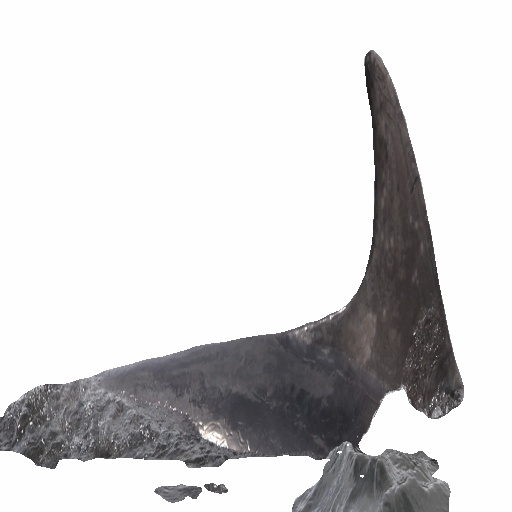
#> input picture input/sample_segmented_images/seg_train_sample_100/000a8f2d5c316a.png, 512 x 512 px; the run also reads 1 picture not shown here
$ jupyter execute --allow-errors Data_Preprocessing.ipynb   (shell and % lines are left out)
#> lines starting #> are read from the running program, lines starting #| are printed output that depends on the picture
[cell 1]
# Notebook to transform segmented images into np array and clean CSV

[cell 2]
# Python ≥3.5 is required

import sys
assert sys.version_info >= (3, 5)

import random
import numpy as np
import pandas as pd
import os

import matplotlib.image as mpimg

from os import listdir
from os.path import isfile, join
import re

from PIL import Image as PIL_Image
import timeit


# To plot pretty figures
import matplotlib as mpl
import matplotlib.pyplot as plt
mpl.rc('axes', labelsize=14)
mpl.rc('xtick', labelsize=12)
mpl.rc('ytick', labelsize=12)

[cell 3]
# Specifying paths for output

[cell 4]
# Where to save the figures from pre-processing

PROJECT_ROOT_DIR = "output"
CHAPTER_ID = "segmentation"

IMAGES_PATH = os.path.join(PROJECT_ROOT_DIR, "figures", CHAPTER_ID)
os.makedirs(IMAGES_PATH, exist_ok=True)

def save_fig(fig_id, tight_layout=True, fig_extension="png", resolution=300):
    path = os.path.join(IMAGES_PATH, fig_id + "." + fig_extension)
    print("Saving figure", fig_id)
    if tight_layout:
        plt.tight_layout()
    plt.savefig(path, format=fig_extension, dpi=resolution)

[cell 5]
# Specifying paths and switch for image data

[cell 6]
# Implement a switch between dummy and full image data
full_data_switch_on = False # if the full data set should be used, this switch need to be set to true

[cell 7]
#train_switch = True  # Set False for Test
# je nachdem ob wir ein test-csv bekommen, müssen wir das train_set selber in test&train splitten

[cell 8]
if full_data_switch_on == False:
    #set path to sample data set
    ROOT_PATH_DATA = "input/"
    PATH_DATA_TRAIN = os.path.join(ROOT_PATH_DATA + "03_segmented/train/sample_segmented_images/seg_train_sample_100")
    LABEL_DATA_PATH = os.path.join(ROOT_PATH_DATA + "01_raw/train_sample_100.csv")
elif full_data_switch_on == True:
    #set path to the full data set
    ROOT_PATH_DATA = "input/"
    PATH_DATA_TRAIN = os.path.join(ROOT_PATH_DATA + "03_segmented/train/full_set_segmented_images")
    PATH_DATA_TEST = os.path.join(ROOT_PATH_DATA + "03_segmented/test/full_set_segmented_images")
    LABEL_DATA_PATH = os.path.join(ROOT_PATH_DATA + "01_raw/train.csv")
    #csv for test not available yet
else:
    raise ValueError("Full data switch is not correctly defined")

[cell 9]
## Getting an overview of the data - checking out CSV

#> (a cell that did not finish here is left out)

#> (a cell that did not finish here is left out)

#> (a cell that did not finish here is left out)

[cell 13]
#We have some typos in the species:

#E.g., there is bottlenose_dolphin and bottlenose_dolpin, kiler_whale and killer_whale.
#Obviously, it is typos. Also, globis and pilot_whale are short_finned_pilot_whale

#We thus need to correct the labels:

#> (a cell that did not finish here is left out)

#> (a cell that did not finish here is left out)

[cell 16]
def store_csv(label_df):
    if full_data_switch_on == True:
        label_df.to_csv("input/04_cleaned/train/clean_train.csv", sep=';')
        print("dataframe successfully stored in: input/04_cleaned/train")
    elif full_data_switch_on == False:
        label_df.to_csv("input/04_cleaned/train/clean_sample_train.csv", sep=';')
        print("dataframe successfully stored in: input/04_cleaned/train")
    else:
        raise ValueError("Full data switch is not correctly defined")

#> (a cell that did not finish here is left out)

[cell 18]
# Function to transform images into np.array

[cell 19]
# Defining function to list all pictures to include
def list_files(dir):
    r = []
    for root, dirs, files in os.walk(dir):
        for name in files:
            r.append(os.path.join(root, name))
    return r

[cell 20]
# define filepaths for sample and full image data
if full_data_switch_on == True:
    filepaths_test = list_files(PATH_DATA_TEST)

[cell 21]
filepaths_train = list_files(PATH_DATA_TRAIN)

[cell 22]
# Defining function that performs translation of jpg files into numerical representation
def pixel_transformation(target_pixel,train_switch):

#> called with target_pixel = 224, train_switch = True
    if train_switch == True:

        # Run-time information
        start_time = timeit.default_timer()
        print(">... Starting pixel transformation for train images for resolution: ", target_pixel, "x", target_pixel)

        # Initialize emtpy array of fitting length
        array_length = target_pixel*target_pixel*3 #Times 3 as we have 3 values (RGB) per pixel
        loaded_pics_train = np.empty([0,array_length])

        #Running trough all train image files
        for filename in filepaths_train:
            # open picture
            pic = PIL_Image.open(filename)
            # Reduce size from original format to target format
            pic_resized = pic.resize((target_pixel, target_pixel))
            # Extract RGB data
            pic_data = np.array(pic_resized)
            # Include help array to reshape 3D-array(e.g.: 1024, 1024, 3) into 1D array
            help_array = np.reshape(pic_data,(pic_data.size,))
            # Stack each array onto each other to have one larger array of shape (#obs,#pixels*3)
            loaded_pics_train = np.vstack((loaded_pics_train, help_array))
#> this loop made 3 passes
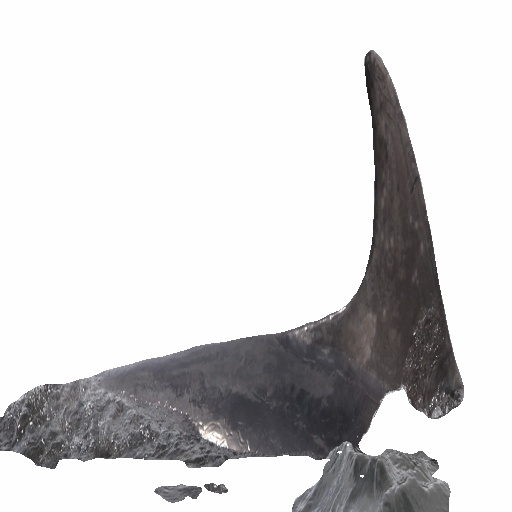
#> input picture input/sample_segmented_images/seg_train_sample_100/000a8f2d5c316a.png, 512 x 512 px
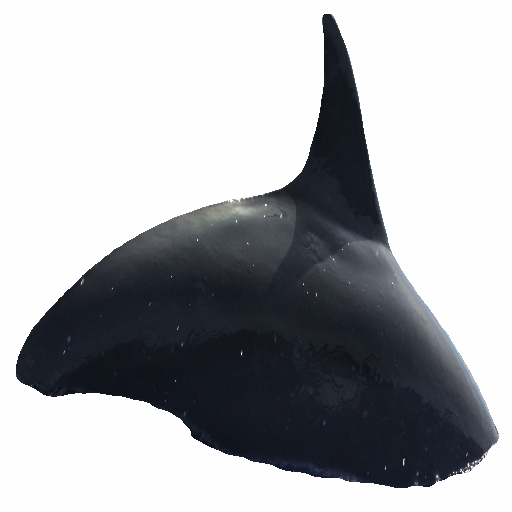
#> input picture input/sample_segmented_images/seg_train_sample_100/0a003ed3161d9b.png, 512 x 512 px
#> pass 3, in pixel_transformation, `pic = PIL_Image.open(filename)`:
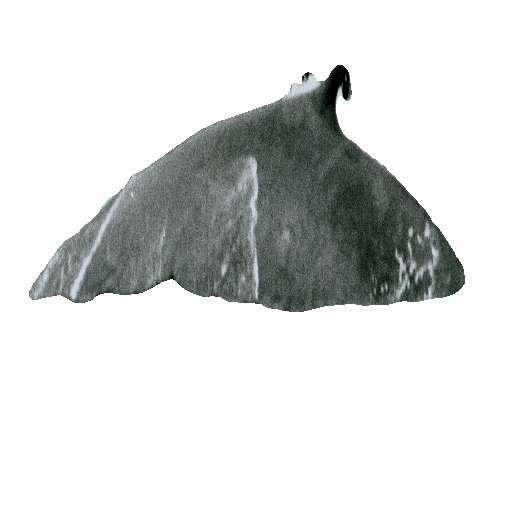
#> pic: PIL image 512x512 RGB; mean R, G, B 217, 219.4, 218.4

        #End run-time information
        elapsed = timeit.default_timer() - start_time
        print("Finished", target_pixel, "x", target_pixel ,"pixel transformation for train images. Run-time in seconds: ", round(elapsed,2))

        # Returning
        return loaded_pics_train # array with dimension pixels x pixels x colors for each image

    elif train_switch == False:

        # Run-time information
        start_time = timeit.default_timer()
        print(">... Starting pixel transformation for test images for resolution: ", target_pixel, "x", target_pixel)

        # Initialize emtpy array of fitting length
        array_length = target_pixel*target_pixel*3 #Times 3 as we have 3 values (RGB) per pixel
        loaded_pics_test = np.empty([0,array_length])

        #Running trough all train image files
        for filename in filepaths_test:
            # open picture
            pic = PIL_Image.open(filename)
            # Reduce size from original format to target format
            pic_resized = pic.resize((target_pixel, target_pixel))
            # Extract RGB data
            pic_data = np.array(pic_resized)
            # Include help array to reshape 3D-array(e.g.: 1024, 1024, 3) into 1D array
            help_array = np.reshape(pic_data,(pic_data.size,))
            # Stack each array onto each other to have one larger array of shape (#obs,#pixels*3)
            loaded_pics_test = np.vstack((loaded_pics_test, help_array))

        #End run-time information
        elapsed = timeit.default_timer() - start_time
        print("Finished", target_pixel, "x", target_pixel ,"pixel transformation for test images. Run-time in seconds: ", round(elapsed,2))

        # Returning
        return loaded_pics_test # array with dimension pixels x pixels x colors for each image

    else:
        print("train switch is not defined correctly")
